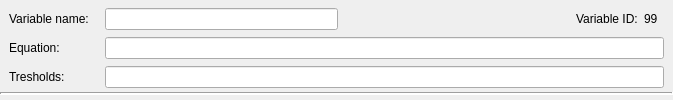
<ui version="4.0" >
 <class>Form</class>
 <widget class="QWidget" name="Form" >
  <property name="geometry" >
   <rect>
    <x>0</x>
    <y>0</y>
    <width>673</width>
    <height>100</height>
   </rect>
  </property>
  <property name="windowTitle" >
   <string>Form</string>
  </property>
  <layout class="QVBoxLayout" name="verticalLayout" >
   <property name="spacing" >
    <number>1</number>
   </property>
   <property name="sizeConstraint" >
    <enum>QLayout::SetDefaultConstraint</enum>
   </property>
   <property name="leftMargin" >
    <number>0</number>
   </property>
   <property name="topMargin" >
    <number>5</number>
   </property>
   <property name="rightMargin" >
    <number>0</number>
   </property>
   <property name="bottomMargin" >
    <number>5</number>
   </property>
   <item>
    <widget class="QWidget" native="1" name="widget" >
     <layout class="QHBoxLayout" name="horizontalLayout" >
      <property name="topMargin" >
       <number>0</number>
      </property>
      <property name="bottomMargin" >
       <number>0</number>
      </property>
      <item>
       <widget class="QLabel" name="label" >
        <property name="sizePolicy" >
         <sizepolicy vsizetype="Preferred" hsizetype="Fixed" >
          <horstretch>0</horstretch>
          <verstretch>0</verstretch>
         </sizepolicy>
        </property>
        <property name="minimumSize" >
         <size>
          <width>90</width>
          <height>0</height>
         </size>
        </property>
        <property name="text" >
         <string>Variable name:</string>
        </property>
       </widget>
      </item>
      <item>
       <widget class="QLineEdit" name="lineEdit" >
        <property name="readOnly" >
         <bool>true</bool>
        </property>
       </widget>
      </item>
      <item>
       <spacer name="horizontalSpacer" >
        <property name="orientation" >
         <enum>Qt::Horizontal</enum>
        </property>
        <property name="sizeHint" stdset="0" >
         <size>
          <width>40</width>
          <height>20</height>
         </size>
        </property>
       </spacer>
      </item>
      <item>
       <widget class="QLabel" name="label_2" >
        <property name="sizePolicy" >
         <sizepolicy vsizetype="Preferred" hsizetype="Fixed" >
          <horstretch>0</horstretch>
          <verstretch>0</verstretch>
         </sizepolicy>
        </property>
        <property name="text" >
         <string>Variable ID:</string>
        </property>
       </widget>
      </item>
      <item>
       <widget class="QLabel" name="label_3" >
        <property name="sizePolicy" >
         <sizepolicy vsizetype="Preferred" hsizetype="Fixed" >
          <horstretch>0</horstretch>
          <verstretch>0</verstretch>
         </sizepolicy>
        </property>
        <property name="minimumSize" >
         <size>
          <width>20</width>
          <height>0</height>
         </size>
        </property>
        <property name="maximumSize" >
         <size>
          <width>20</width>
          <height>16777215</height>
         </size>
        </property>
        <property name="text" >
         <string>99</string>
        </property>
       </widget>
      </item>
     </layout>
    </widget>
   </item>
   <item>
    <widget class="QWidget" native="1" name="widget_3" >
     <layout class="QHBoxLayout" name="horizontalLayout_2" >
      <property name="topMargin" >
       <number>0</number>
      </property>
      <property name="bottomMargin" >
       <number>0</number>
      </property>
      <item>
       <widget class="QLabel" name="label_4" >
        <property name="sizePolicy" >
         <sizepolicy vsizetype="Preferred" hsizetype="Fixed" >
          <horstretch>0</horstretch>
          <verstretch>0</verstretch>
         </sizepolicy>
        </property>
        <property name="minimumSize" >
         <size>
          <width>90</width>
          <height>0</height>
         </size>
        </property>
        <property name="text" >
         <string>Equation: </string>
        </property>
       </widget>
      </item>
      <item>
       <widget class="QLineEdit" name="lineEdit_2" >
        <property name="readOnly" >
         <bool>true</bool>
        </property>
       </widget>
      </item>
     </layout>
    </widget>
   </item>
   <item>
    <widget class="QWidget" native="1" name="widget_2" >
     <layout class="QHBoxLayout" name="horizontalLayout_3" >
      <property name="topMargin" >
       <number>0</number>
      </property>
      <property name="bottomMargin" >
       <number>0</number>
      </property>
      <item>
       <widget class="QLabel" name="label_5" >
        <property name="sizePolicy" >
         <sizepolicy vsizetype="Preferred" hsizetype="Fixed" >
          <horstretch>0</horstretch>
          <verstretch>0</verstretch>
         </sizepolicy>
        </property>
        <property name="minimumSize" >
         <size>
          <width>90</width>
          <height>0</height>
         </size>
        </property>
        <property name="text" >
         <string>Tresholds:</string>
        </property>
       </widget>
      </item>
      <item>
       <widget class="QLineEdit" name="lineEdit_3" >
        <property name="readOnly" >
         <bool>true</bool>
        </property>
       </widget>
      </item>
     </layout>
    </widget>
   </item>
   <item>
    <widget class="Line" name="line" >
     <property name="lineWidth" >
      <number>2</number>
     </property>
     <property name="orientation" >
      <enum>Qt::Horizontal</enum>
     </property>
    </widget>
   </item>
  </layout>
 </widget>
 <resources/>
 <connections/>
</ui>
